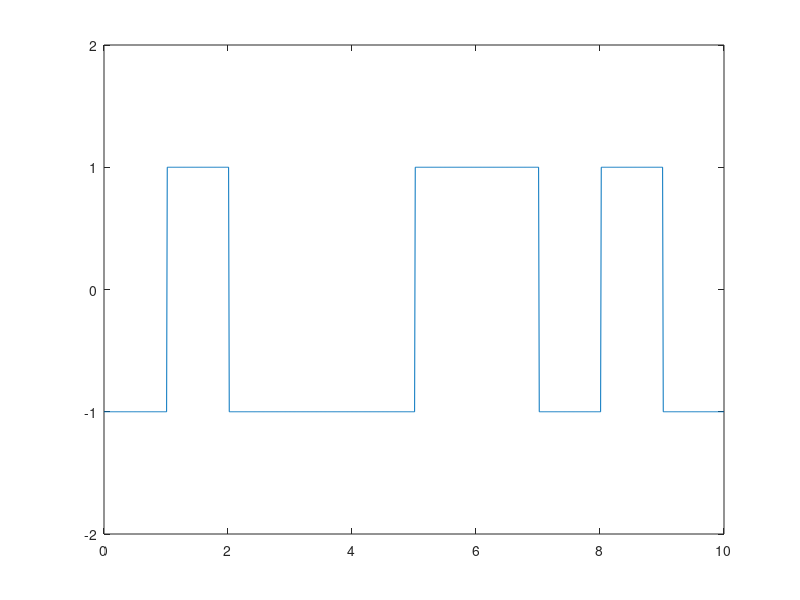

Here is the MATLAB script that generated this plot:
%nrz unipolar line code
N=10;
n=randi([0 1],1,N);
nn=[] %copy 
%mapping
for m=1:N
    if n(m)==0 %for polar, for unipolar replace 0 with 0
        nn(m)=-1;
    else
        nn(m)=1;
    end
end

%nrz pulse shaping

i=1;
y=[];
t=0:0.01:length(n);
for j=1:length(t)
    if t(j)<=i
        y(j)=nn(i);
    else
        y(j)=nn(i);
        i=i+1
    end
end

plot(t,y);
axis([0 N -2 2]);
